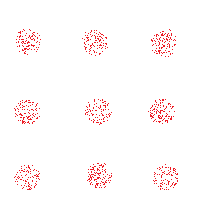
#> input picture kmeans-data/data-normal.png, 200 x 200 px
$ jupyter execute --allow-errors 'Kmeans Initializations .ipynb'   (shell and % lines are left out)
#> lines starting #> are read from the running program, lines starting #| are printed output that depends on the picture
[cell 1]
import random
import numpy as np
import pandas as pd
import matplotlib.pyplot as plt
from matplotlib.colors import ListedColormap
from PIL import Image
from sklearn.cluster import KMeans
from sklearn.cluster.k_means_ import _init_centroids
from sklearn.metrics import calinski_harabaz_score, davies_bouldin_score

[cell 2]
import warnings
warnings.filterwarnings('ignore')

Tworzymy dataset jak w przykladzie i uruchamiamy na nim algorytm k-means z k równym 9 i następującymi metodami inicjowania środków klastrów:

* Random - z rozkładem jednostajnym po całym zakresie wartości;
* Forgy - wybieramy k elementów ze zbioru jako początkowe środki;
* Random Partition - losowo dzielimy zbiór na k klastrów, początkowy środek klastra to średnia z elementów które w ten sposób w nim się znalazły;
* k-means++ - wybieramy początkowe środki w sposób opisany w paperze z załącznika.

Naszym celem jest uzyskanie wykresu jakości klastryzacji Q w zależności od numeru iteracji n dla wszystkich powyższych metod (wszystkie wyniki na jednym wykresie). Jakość Q rozumiemy jako wybraną metrykę jakości (np. Davies-Bouldin index czy Dunn index, może być dowolna rozsądna inna - ale nie Silhouette). Proces k-means jest silnie stochastyczny, więc eksperyment powtarzamy wielokrotnie, a na wykresie pokazujemy średni wynik i jego odchylenie standardowe jako errorbary.

[cell 3]
data = ('kmeans-data/data-normal.png', 'kmeans-data/data-damaged.png')
output_paths = ('kmeans-data/kmeans-dataset-normal.csv', 'kmeans-data/kmeans-dataset-deamged.csv')

[cell 4]
def show_data(img_path):
#> called with img_path = 'kmeans-data/data-normal.png'
    pil_im = Image.open(img_path, 'r')
#> pil_im is the input picture: PIL image 200x200 RGB; mean R, G, B 254.6, 249.4, 249.6
    plt.imshow(np.asarray(pil_im))

[cell 5]
show_data(data[0])

Jak w poprzednich zadanich zrzucam dane do formatu csv, aby latwo pozniej z nich skorzystac w przyszlosci/innym zadaniu

[cell 6]
def noise(point: float):
    return point + round(random.gauss(0, 1), 4)

def write_data_to_csv(source_img: str, dest_path: str):
    """
    Save given k-means image to csv-like format.
    Csv file contains 2 columns: x co-ordinate, y co-ordinate
    """
#> called with source_img = 'kmeans-data/data-normal.png', dest_path = 'kmeans-data/kmeans-dataset-normal.csv'
    image = Image.open(source_img)
    width, height = image.size
#> width = 200; height = 200
    with open(dest_path, 'w') as dest_file:
        for x in range(0, width):
            for y in range(0, height):
                pixel_color: tuple = image.getpixel((x,y))[:3]
                if pixel_color != (255, 255, 255):
                    dest_file.write(f'{noise(x)};{noise(y)}\n')

[cell 7]
write_data_to_csv(data[0], output_paths[0])

[cell 8]
X = pd.read_csv(output_paths[0], sep=';', names=['x', 'y'])
#> X = table of 994 rows and 2 columns
X = np.array(X)

Dane po zaczytaniu

[cell 9]
plt.scatter(X[:, 0], X[:, 1], s=1)
plt.show()
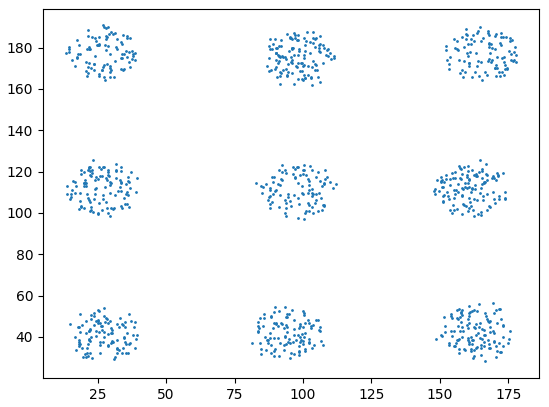
#> figure drawn by matplotlib, 1 panel

[cell 10]
"""All init method are set up for k-means with k=9"""
init_methods = {
    'random': lambda data: np.random.rand(9,2) * (X.max(axis=0) - X.min(axis=0)) + X.min(axis=0),
    'forgy': lambda data: _init_centroids(data, 9, 'random'),
    'random_partition': lambda X: np.array([X[np.random.randint(0, 9, X.shape[0])==i].mean(axis=0) for i in range(9)]),
    'k-means++': lambda data: _init_centroids(data, 9, 'k-means++')
}

[cell 11]
def kmeans_(X: np.ndarray, init_methods: dict):
    kmeans_result = []
    for name, method in init_methods.items():
        kmeans = KMeans(n_clusters=9, init=method(X), n_init=1).fit(X)
        kmeans_result.append((name, kmeans))
    return kmeans_result

#> (the rest of this cell did not finish here and is left out)

Result:

[cell 12]
colors = ['#CD6155','#AF7AC5', '#5499C7', '#148F77', '#52BE80', '#F4D03F', '#EB984E', '#A6ACAF', '#F300FF']

[cell 13]
def plot_clusterization(X: np.ndarray, kmeans_result: tuple, colors: list):
    fig = plt.figure(figsize=(12,12))
    fig.suptitle("K-menas clasterization depending on initilization method")

    for i, (name, kmeans) in enumerate(kmeans_result):
        plt.subplot(2, 2, i+1)
        plt.title(name)

        clusters = kmeans.predict(X)
        for cluster_val, color in zip(np.unique(clusters), colors):
            X_clustered = X[clusters==cluster_val]
            p = plt.scatter(X_clustered[:, 0], X_clustered[:,1], c=color)
            centre = kmeans.cluster_centers_[cluster_val]
            plt.scatter([centre[0]], [centre[1]], marker="o", c="black", s=50)
            plt.scatter([centre[0]], [centre[1]], marker="x", c=color, s=40)
    plt.show()

#> (the rest of this cell did not finish here and is left out)

Metric used for char presenting quality of Q clasterization: Calinsky-Harabaz scores

[cell 14]
def kmeans_metric(X, n, init, max_iter):
    kmean = KMeans(n_clusters=n, init=init, max_iter=max_iter, n_init=1, tol=0).fit_predict(X)
    return davies_bouldin_score(X, kmean)

def kmean_iter_result(X: np.ndarray, init_method, k: int = 9, max_iter: int = 25):
    return [kmeans_metric(X, 9, init_method, i)
        for i in range(1, max_iter)]

def kmeans_scores_avg(X: np.ndarray, methods: dict, repeat: int, k: int = 9, max_iter: int = 25):
#> called with X = array of shape (994, 2), repeat = 20, k = 9, max_iter = 25
    result_dict = {}
    for name, method in methods.items():
        result_dict[name] = []
        for r in range(repeat):
            result_dict[name].append(kmean_iter_result(X, method(X), k, max_iter))
    return result_dict

#> (a cell that did not finish here is left out)

[cell 16]
def plot_q_score(k_avg: dict, err_div: int = 13):
    fig = plt.figure(figsize=(10,10))
    for name, res_list in k_avg.items():
        results = np.array(res_list)
        mean = results.mean(axis=0)
        std = results.std(axis=0) / err_div
        plt.errorbar(np.arange(len(mean)), mean, std, label=name)

    plt.title("K-menas score using Davies Bouldin score. Initialization methods: random, forgy, random_partition,k-means++")
    plt.ylabel("metric score")
    plt.xlabel("iteration")
    plt.legend()
    plt.show()

#> (the rest of this cell did not finish here and is left out)

Następnie "psujemy zbiór", dokonując następujących zmian:
 * jeden z okręgów znacząco powiększamy
 * jeden czynimi znacząco gęściej zapełnionym
 * dwa zbliżamy mocno do siebie
 * jednemu zmieniamy kształt z okrągłego na wrzecionowaty
 * jeden znacząco oddalamy od pozostałych

Powtarzamy obliczenia dla zmodyfikowanego zbioru - jakie efekty teraz uzyskaliśmy? Jaki był stan końcowy?

[cell 17]
show_data(data[1])
#> call 2 of show_data, with img_path = 'kmeans-data/data-damaged.png'
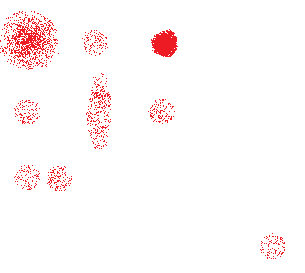
#> input picture kmeans-data/data-damaged.png, 305 x 273 px
#> in show_data, pil_im is the input picture: PIL image 305x273 RGBA; mean R, G, B, A 254.5, 248.1, 248.4, 255

[cell 18]
write_data_to_csv(data[1], output_paths[1])

[cell 19]
X_d = pd.read_csv(output_paths[1], sep=';', names=['x', 'y'])
#> X_d = table of 2519 rows and 2 columns
X_d = np.array(X_d)

[cell 20]
plt.scatter(X_d[:, 0], X_d[:, 1], s=1)
plt.show()
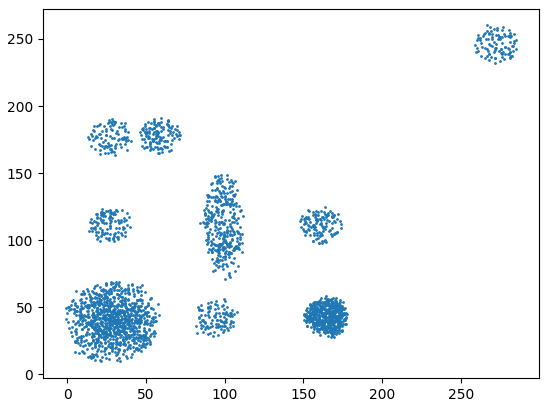
#> figure drawn by matplotlib, 1 panel

#> (a cell that did not finish here is left out)

#> (a cell that did not finish here is left out)

plot_q_score(k_dmg_avg)

Finalnie, dla obu zbiorów (oryginalnego i "zepsutego") uruchommy dla różnych k z zakresu od 1 do 20 i porównajmy finalne metryki jakości. Czy na ich podstawie można stwierdzić, że optymalne k to 9 (bo tyle mamy klastrów)?

[cell 23]
k_start, k_end = 2, 21

def get_scores(X: np.ndarray, label: str, k_start: int, k_end: int):
    return [davies_bouldin_score(
        X, KMeans(n_clusters=k, init='k-means++').fit_predict(X))
        for k in range(k_start, k_end)
    ]

[cell 24]
names = ('normal dataset', 'damaged dataset')
datasets = (X, X_d)
#> datasets = 2 point arrays, longest 2519 points

fig = plt.figure(figsize=(12,8))
for name, dataset in zip(names, datasets):
    y = get_scores(dataset, name, k_start, k_end)
    plt.plot(np.arange(k_start, k_end), y, label=name)

plt.legend()
plt.xticks(np.arange(k_start, k_end))
plt.xlabel("clucters amount")
plt.ylabel("metric score")
plt.title("Davies Bouldin score for k-means clustering, k-means++ init method")
plt.show()
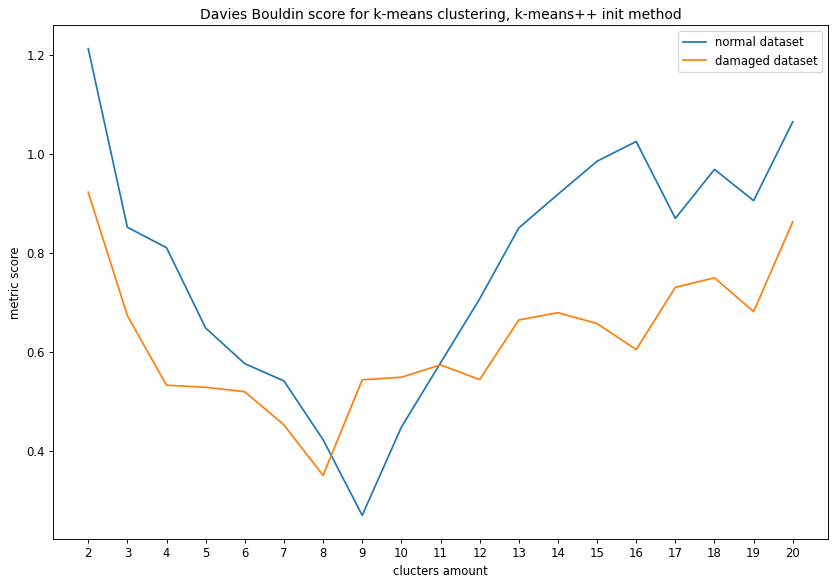
#> figure drawn by matplotlib, 1 panel; curve peaks at x = 2, y = 1.21; curve peaks at x = 2, y = 0.922
